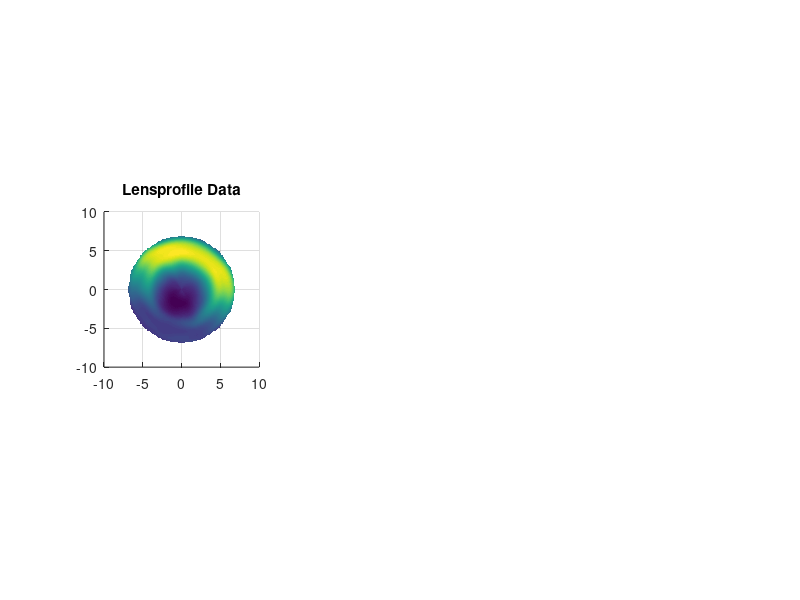

MATLAB code to generate this figure: (Note: this script raises an error after producing the figure.)
% Load thickness data and interpolate to a Cartesian coordinate system
%% Project 1 - Part 3, Nagy, 2/27/2022, Version 1.0
clear all, close all, load('Processed_Part_I'); load('Processed_Part_II');

for i = 1:length(lensprofile)
    figure
    subplot(1,3,1) % surface plot of the thickness data from the lensprofile structure
    surf(lensprofile(i).xg,lensprofile(i).yg,lensprofile(i).thickness); % plot
    hold on; view([0 0 1]); shading interp; axis square; title('Lensprofile Data');
    set(gcf,'Units','Normalized','OuterPosition',[0 0 1 1]); % expand window
    
    center_x = table1.Center_Coords(i); center_y = table1.Center_Coords(i+4);
    toric_x = table1.ToricMark_Coords(i); toric_y = table1.ToricMark_Coords(i+4);
    toric_vec = [toric_x, toric_y]; % vectors to calculate angle to toric mark
    theta(i) = abs(atand((toric_y-center_y)/(toric_x - center_x))); % trig for angle
        % logic for orienting
        if toric_x - center_x > 0 && center_y - toric_y > 0 % quadrant 1
            theta(i) = 180 + (90-theta(i)); % angle necessary to align at 270 degrees
        elseif toric_x - center_x < 0 && center_y - toric_y > 0 % quadrant 2
            theta(i) = 90 + theta(i); % angle necessary to align at 270 degrees
        elseif toric_x - center_x < 0 && center_y - toric_y < 0 % quadrant 3
            theta(i) = 90 - theta(i); % angle necessary to align at 270 degrees
        elseif toric_x - center_x > 0 && toric_y - center_y < 0 % quadrant 4
            theta(i) = 90 + theta(i); % angle necessary to align at 270 degrees
        end
    
    subplot(1,3,2) % surface plot of rotated data
    R = [cosd(theta(i)) -sind(theta(i)); sind(theta(i)) cosd(theta(i))]; % rotation matrix
    % stack x points and y points; put into vector; rotate points; reshape to proper size
    points = [lensprofile(i).xg(:), lensprofile(i).yg(:)]'; rot_points = R*points;
    % reshape points to fit original size; plot rotated points; set shading and view
    rot_x = reshape(rot_points(1,:),[size(lensprofile(i).xg,1),size(lensprofile(i).xg,2)]);
    rot_y = reshape(rot_points(2,:),[size(lensprofile(i).yg,1),size(lensprofile(i).yg,2)]);
    surf(rot_x,rot_y,lensprofile(i).thickness); title('Rotated'); axis square;
    view([0 0 1]); shading interp; 
    
    subplot(1,3,3) % surface plot of interpolated data
    grid = -7:0.1:7; [xg, yg] = meshgrid(grid,grid); % grid for x and y
    Thickness(:,:,i) = griddata(rot_x,rot_y,lensprofile(i).thickness,xg,yg,'cubic');
    surf(xg,yg,Thickness(:,:,i)); view([0 0 1]); shading interp; axis square;
    title('Rotated and Reinterpolated');  % interpolate thickness data; plot new data
end
save('Processed_Part_III','Thickness','xg','yg'); % save Thickness, xg, yg variables